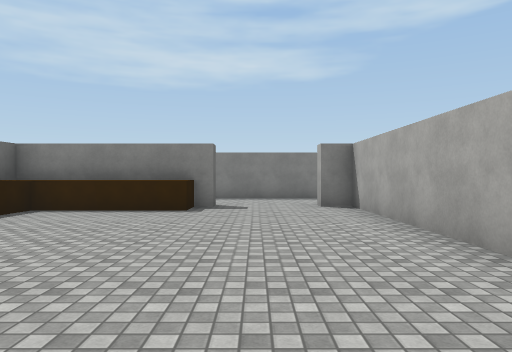
view 1 (above)

14 first-person views from a walk through a 3-D level made in the Unity game engine. The camera is 1.4 m above the floor, looks level and sees 70° across. The floor is counted in squares, 2 m on a side. Each view is taken from the middle of a square. On the plan, view 1 faces up. The plan holds only what a view shows up to about 11 squares ahead; the rest is blank. The place goes on beyond the plan. The player character is not drawn. Surface patterns are stand-ins for the level's own textures.

view 2
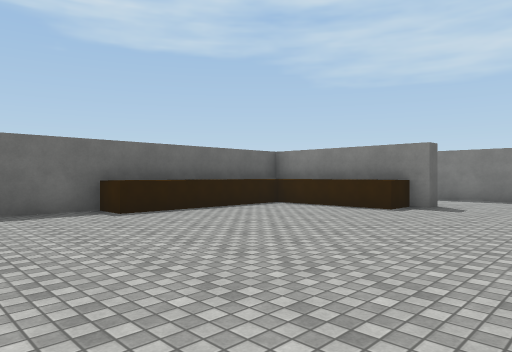

view 3
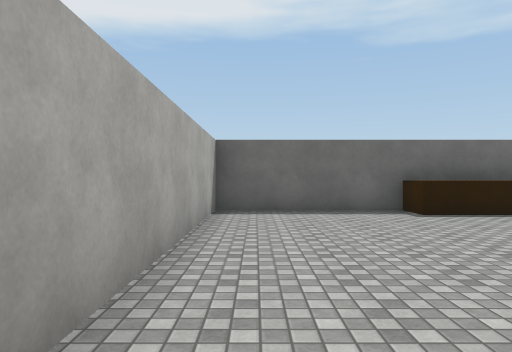

view 4
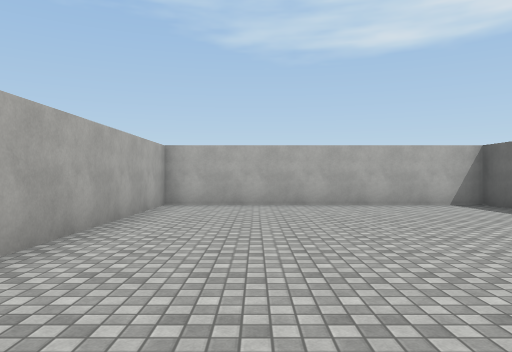

view 5
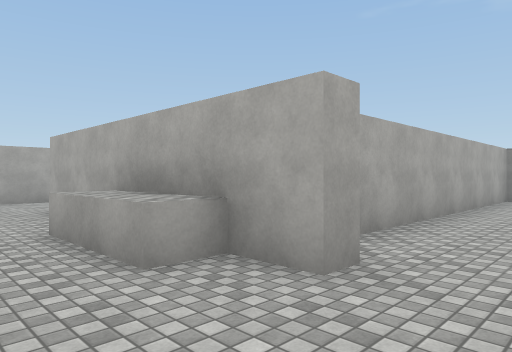

view 6
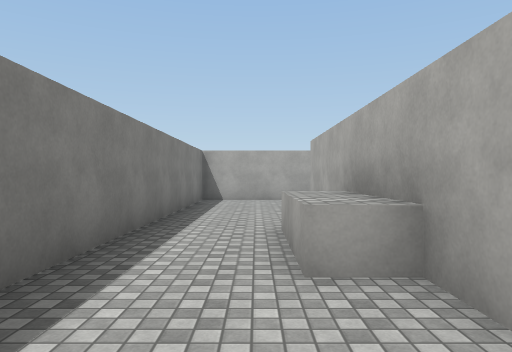

view 7
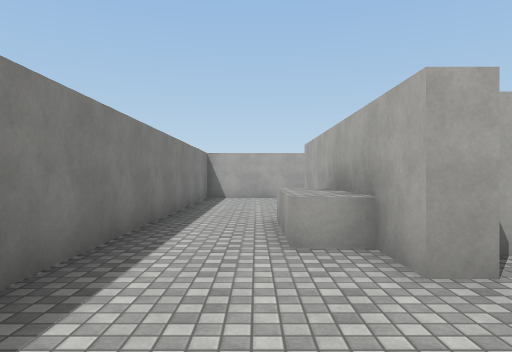

view 8
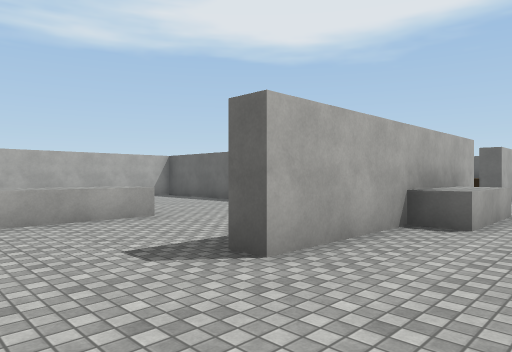

view 9
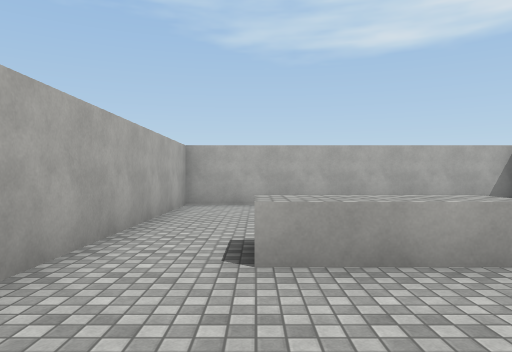

view 10
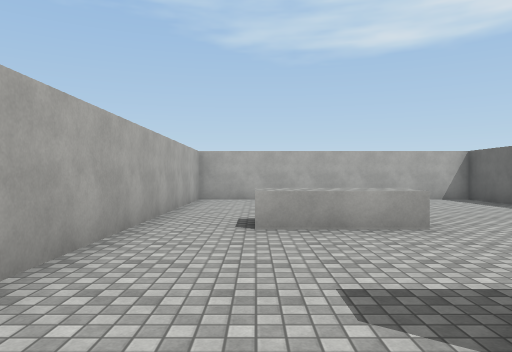

view 11
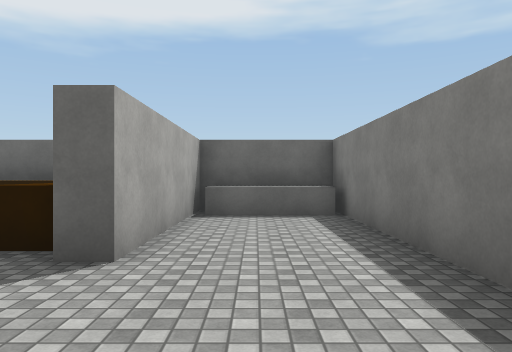

view 12
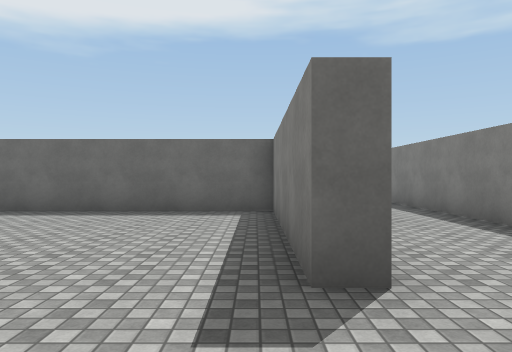

view 13
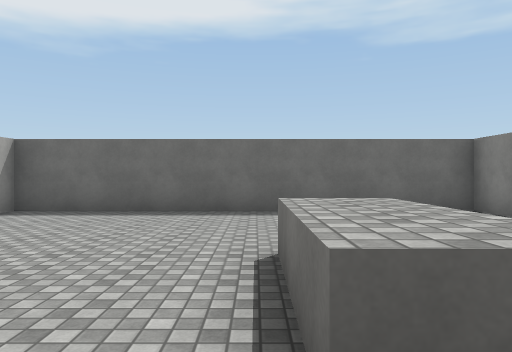

view 14
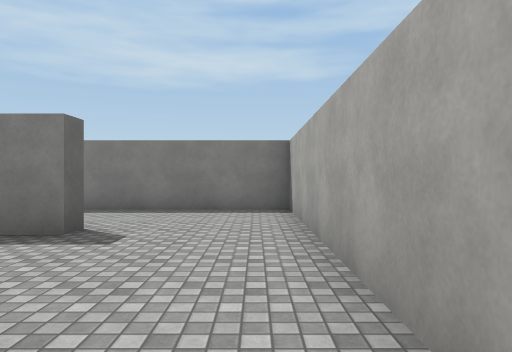

### Floor plan
Points are (right, up) in squares from view 1. A wall is a line through its corners. A room is listed if a view was taken in it or the views show most of it. See-through windows are left out.
Room 1 (views 1, 2, 3)
walls: (-1.4, 7.4) (-4.6, 7.4) (-4.6, 3) (-5.5, 3); (-1, 8.3) (-5.5, 8.3); (-5.5, 8) (-5.5, -0.8) (2.2, -0.8) (2.2, 8.3) (1.5, 8.3)
ways out: opening at (0.5, 8) to room 2
Room 2 (views 4, 5, 6, 7, 8, 9, 10, 11, 12, 13, 14)
walls: (1.5, 8.3) (1.5, 8.8) (7.7, 8.8) (7.7, 8.3) (2.7, 8.3) (2.7, -0.8) (10.7, -0.8) (10.7, 11.6) (-5.5, 11.6) (-5.5, 8); (-1.4, 8.4) (-1.4, 7.4); (-5.5, 8.8) (-1, 8.8) (-1, 8.3)
low walls: (6.6, 5.2) (9.1, 5.2); (2.5, 8.8) (2.5, 9.7) (4.8, 9.7) (4.8, 8.8); (9, 4.8) (9, 4.2) (6.6, 4.2); (-4.6, 11.5) (-4.6, 9.1)
ways out: opening at (0.5, 8) to room 1

Positions as (right, up) in squares from view 1, and headings:
1: (0, 0), facing up
2: (2, 0), facing up-left
3: (2, 0), facing left
4: (0, 8), facing down
5: (0, 11), facing down-right
6: (0, 10), facing right
7: (-1, 10), facing right
8: (10, 11), facing down-left
9: (9, 8), facing down
10: (9, 10), facing down
11: (2, 10), facing left
12: (10, 8), facing left
13: (10, 4), facing left
14: (10, 4), facing up
